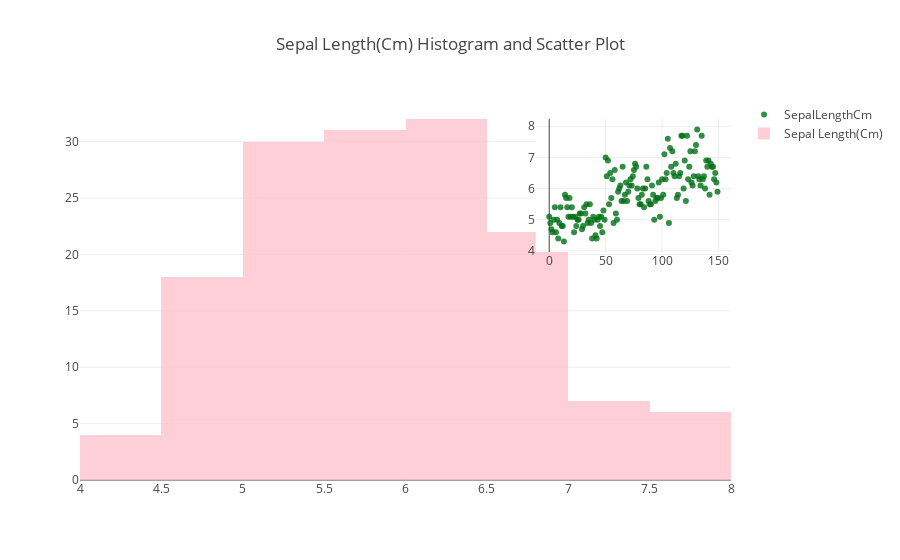

Write notebook code for a chart like this one.
### Markdown cell above
## Plotly

### Code cell
import plotly.plotly as py
import plotly.graph_objs as go
# trace1 is line plot
# go: graph object
trace1 = go.Scatter(
    x=df.index,
    y=df.SepalLengthCm,
    mode = "markers",
    xaxis='x2',
    yaxis='y2',
    name = "SepalLengthCm",
    marker = dict(color = 'rgba(0, 112, 20, 0.8)'),
)

# trace2 is histogram
trace2 = go.Histogram(
    x=df.SepalLengthCm,
    opacity=0.75,
    name = "Sepal Length(Cm)",
    marker=dict(color='pink')
)

# add trace1 and trace2
data = [trace1, trace2]
layout = go.Layout(
    xaxis2=dict(
        domain=[0.7, 1],
        anchor='y2',        
    ),
    yaxis2=dict(
        domain=[0.6, 0.95],
        anchor='x2',
    ),
    title = ' Sepal Length(Cm) Histogram and Scatter Plot'
)
fig = go.Figure(data=data, layout=layout)
iplot(fig)

### Figure 1 — Plotly figure (JSON) as saved in the notebook; plotly's stock layout.template omitted (floating-point values rounded to 4 significant figures; data arrays with more than 128 entries replaced by an {"elided": "..."} marker saying what was removed)
{"data": [{"marker": {"color": "rgba(0, 112, 20, 0.8)"}, "mode": "markers", "name": "SepalLengthCm", "type": "scatter", "uid": "76a7fdbf-0fb9-4ccd-8e36-a7d82fc06293", "x": {"elided": "150 int values"}, "xaxis": "x2", "y": {"elided": "150 float values"}, "yaxis": "y2"}, {"marker": {"color": "pink"}, "name": "Sepal Length(Cm)", "opacity": 0.75, "type": "histogram", "uid": "a95cb6fc-75aa-4b3c-b79a-5106fe9294bb", "x": {"elided": "150 float values"}}], "layout": {"title": {"text": " Sepal Length(Cm) Histogram and Scatter Plot"}, "xaxis2": {"anchor": "y2", "domain": [0.7, 1]}, "yaxis2": {"anchor": "x2", "domain": [0.6, 0.95]}}}
